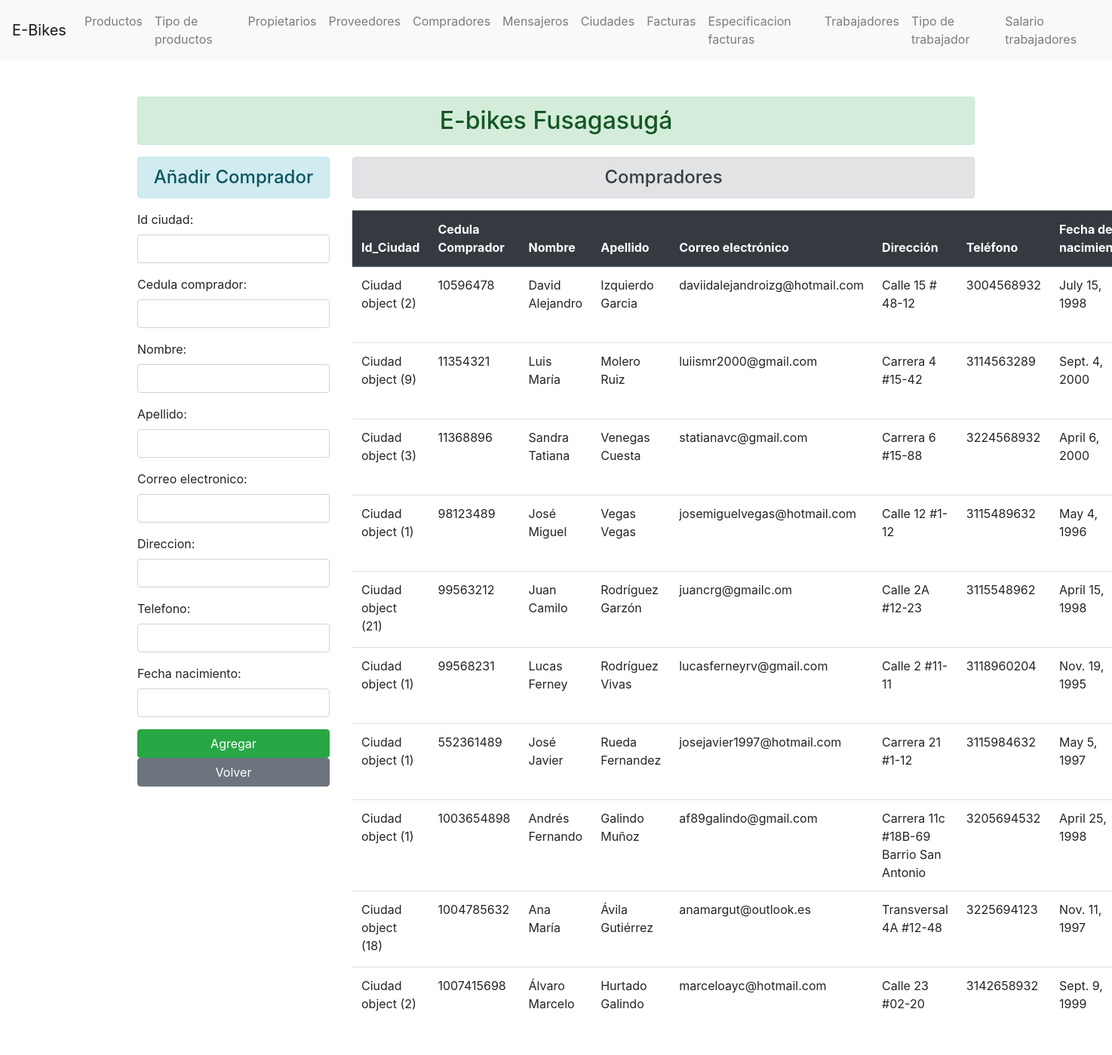
The app's page /comprador/ with its own data.
### enroll/models.py (models this page shows)
class Comprador(models.Model):
    id_ciudad = models.ForeignKey(Ciudad, on_delete=models.CASCADE)
    cedula_comprador = models.IntegerField(primary_key=True)
    nombre = models.CharField(max_length=70)
    apellido = models.CharField(max_length=70)
    correo_electronico = models.EmailField(max_length=70)
    direccion = models.CharField(max_length=70)
    telefono = models.IntegerField()
    fecha_nacimiento = models.DateField()

class Ciudad(models.Model):
    id_ciudad = models.AutoField(auto_created=True, primary_key=True)
    nombre_ciudad = models.CharField(max_length=70)

### enroll/views.py (the view)
# urls.py: path('comprador/', views.add_comprador, name="addcomprador" ),
def add_comprador(request):
    if request.method == 'POST':
        fm = CompradorRegistration(request.POST)
        if fm.is_valid():
            ic = fm.cleaned_data['id_ciudad']
            cc = fm.cleaned_data['cedula_comprador']
            nm = fm.cleaned_data['nombre']
            ap = fm.cleaned_data['apellido']
            ce = fm.cleaned_data['correo_electronico']
            di = fm.cleaned_data['direccion']
            te = fm.cleaned_data['telefono']
            fn = fm.cleaned_data['fecha_nacimiento']
            reg = Comprador(id_ciudad = ic, cedula_comprador=cc, nombre=nm, apellido=ap, correo_electronico=ce, direccion=di, telefono=te, fecha_nacimiento=fn)
            reg.save()
            fm = CompradorRegistration()
    else:
        fm = CompradorRegistration()
    comprador_add = Comprador.objects.all()
    return render(request, 'enroll/addcomprador.html', {'form':fm, 'comprador':comprador_add})

### enroll/forms.py
class CompradorRegistration(forms.ModelForm):
    class Meta:
        model = Comprador
        fields = ['id_ciudad', 'cedula_comprador', 'nombre', 'apellido', 'correo_electronico', 'direccion', 'telefono', 'fecha_nacimiento']
        widgets = {
            'id_ciudad': forms.NumberInput(attrs={'class':'form-control'}),
            'cedula_comprador': forms.NumberInput(attrs={'class':'form-control'}),
            'nombre': forms.TextInput(attrs={'class':'form-control'}),
            'apellido': forms.TextInput(attrs={'class':'form-control'}),
            'correo_electronico': forms.EmailInput(attrs={'class':'form-control'}),
            'direccion': forms.TextInput(attrs={'class':'form-control'}),
            'telefono': forms.NumberInput(attrs={'class':'form-control'}),
            'fecha_nacimiento': forms.DateInput(attrs={'class':'form-control'}),
        }

### enroll/templates/enroll/addcomprador.html (shortened to what this page needs)
{% extends 'enroll/base.html' %}
{% block content  %}
    <div class="row">
        <div class="col-sm-3">
            <h4 class="text-center alert alert-info">Añadir Comprador</h4>
            <form action=" " method="POST">
                {{form.as_p}}
                <input type="submit" class="btn btn-success btn-block" value="Agregar" >
            </form>
            <a class="btn btn-secondary btn-block" href="/">Volver</a>
        </div>
        <div class="col-sm-9">
            <h4 class="text-center alert alert-secondary">Compradores</h4>
            {% if comprador %}
                <table class="table">
                    <thead class="thead-dark">
                    <tr>
                        <th scope="col">Id_Ciudad</th>
                        <th scope="col">Cedula Comprador</th>
                        <th scope="col">Nombre</th>
                        <th scope="col">Apellido</th>
                        <th scope="col">Correo electrónico</th>
                        <th scope="col">Dirección</th>
                        <th scope="col">Teléfono</th>
                        <th scope="col">Fecha de nacimiento</th>
                    </tr>
                    </thead>
                    <tbody>
                        {% for compradores in comprador %}
                        <tr>
                            <td>{{compradores.id_ciudad}}</td>
                            <td>{{compradores.cedula_comprador}}</td>
                            <td>{{compradores.nombre}}</td>
                            <td>{{compradores.apellido}}</td>
                            <td>{{compradores.correo_electronico}}</td>
                            <td>{{compradores.direccion}}</td>
                            <td>{{compradores.telefono}}</td>
                            <td>{{compradores.fecha_nacimiento}}</td>
                        </tr>
                        {% endfor %}
                    </tbody>
                </table>
            {% else %}
                <h4 class="text-center alert alert-warning">No hay compradores registrados</h4>
            {%  endif %}
        </div>
    </div>
{% endblock content  %}

### records on screen
Comprador: id_ciudad "Ciudad object (2)", cedula_comprador "10596478", nombre "David Alejandro", apellido "Izquierdo Garcia", correo_electronico "daviidalejandroizg@hotmail.com", direccion "Calle 15 # 48-12", telefono "3004568932", fecha_nacimiento "July 15, 1998"
Comprador: id_ciudad "Ciudad object (9)", cedula_comprador "11354321", nombre "Luis María", apellido "Molero Ruiz", correo_electronico "luiismr2000@gmail.com", direccion "Carrera 4 #15-42", telefono "3114563289", fecha_nacimiento "Sept. 4, 2000"
Comprador: id_ciudad "Ciudad object (3)", cedula_comprador "11368896", nombre "Sandra Tatiana", apellido "Venegas Cuesta", correo_electronico "statianavc@gmail.com", direccion "Carrera 6 #15-88", telefono "3224568932", fecha_nacimiento "April 6, 2000"
Comprador: id_ciudad "Ciudad object (1)", cedula_comprador "98123489", nombre "José Miguel", apellido "Vegas Vegas", correo_electronico "josemiguelvegas@hotmail.com", direccion "Calle 12 #1-12", telefono "3115489632", fecha_nacimiento "May 4, 1996"
Comprador: id_ciudad "Ciudad object (21)", cedula_comprador "99563212", nombre "Juan Camilo", apellido "Rodríguez Garzón", correo_electronico "juancrg@gmailc.om", direccion "Calle 2A #12-23", telefono "3115548962", fecha_nacimiento "April 15, 1998"
Comprador: id_ciudad "Ciudad object (1)", cedula_comprador "99568231", nombre "Lucas Ferney", apellido "Rodríguez Vivas", correo_electronico "lucasferneyrv@gmail.com", direccion "Calle 2 #11-11", telefono "3118960204", fecha_nacimiento "Nov. 19, 1995"
Comprador: id_ciudad "Ciudad object (1)", cedula_comprador "552361489", nombre "José Javier", apellido "Rueda Fernandez", correo_electronico "josejavier1997@hotmail.com", direccion "Carrera 21 #1-12", telefono "3115984632", fecha_nacimiento "May 5, 1997"
Comprador: id_ciudad "Ciudad object (1)", cedula_comprador "1003654898", nombre "Andrés Fernando", apellido "Galindo Muñoz", correo_electronico "af89galindo@gmail.com", direccion "Carrera 11c #18B-69 Barrio San Antonio", telefono "3205694532", fecha_nacimiento "April 25, 1998"
Comprador: id_ciudad "Ciudad object (18)", cedula_comprador "1004785632", nombre "Ana María", apellido "Ávila Gutiérrez", correo_electronico "anamargut@outlook.es", direccion "Transversal 4A #12-48", telefono "3225694123", fecha_nacimiento "Nov. 11, 1997"
Comprador: id_ciudad "Ciudad object (2)", cedula_comprador "1007415698", nombre "Álvaro Marcelo", apellido "Hurtado Galindo", correo_electronico "marceloayc@hotmail.com", direccion "Calle 23 #02-20", telefono "3142658932", fecha_nacimiento "Sept. 9, 1999"
